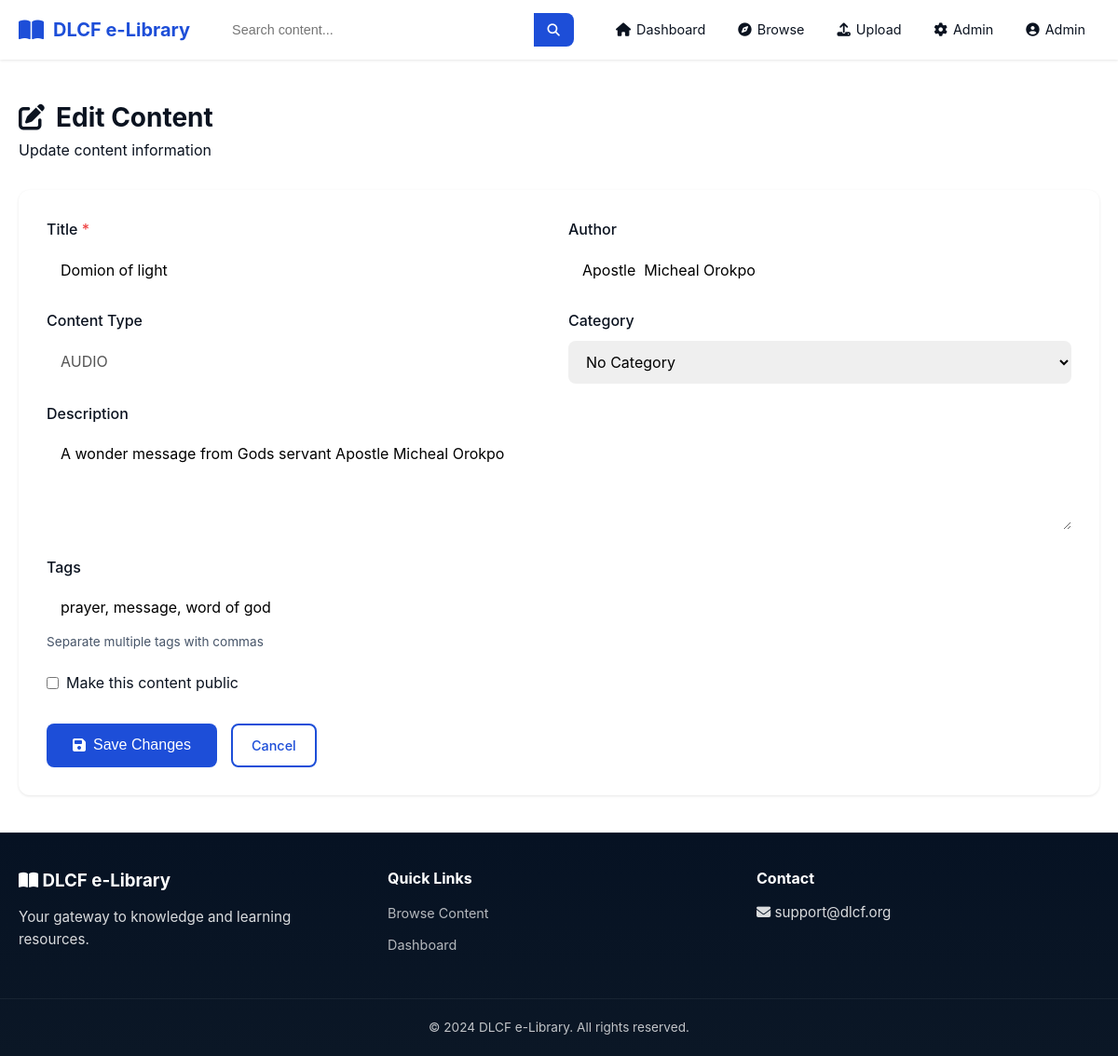
Screenshot of /content/edit/2 (signed in) with the database file from the repository.
### models.py (models this page shows, shortened)
class User(UserMixin, db.Model):
    id = db.Column(db.Integer, primary_key=True)
    name = db.Column(db.String(100), nullable=False)
    email = db.Column(db.String(120), unique=True, nullable=False)
    password_hash = db.Column(db.String(255), nullable=False)
    role = db.Column(db.String(20), default='student')
    bio = db.Column(db.Text)
    profile_photo = db.Column(db.String(255))
    created_at = db.Column(db.DateTime, default=datetime.utcnow)
    is_active = db.Column(db.Boolean, default=True)
    contents = db.relationship('Content', backref='uploader', lazy='dynamic')
    activities = db.relationship('ActivityLog', backref='user', lazy='dynamic')
    notifications = db.relationship('Notification', backref='recipient', lazy='dynamic')
    def is_admin(self):
        return self.role == 'admin'
    def can_upload(self):
        return self.role in ['admin', 'teacher']

class Content(db.Model):
    id = db.Column(db.Integer, primary_key=True)
    title = db.Column(db.String(200), nullable=False)
    author = db.Column(db.String(100))
    description = db.Column(db.Text)
    content_type = db.Column(db.String(20), nullable=False)
    file_path = db.Column(db.String(500), nullable=False)
    file_size = db.Column(db.Integer)
    category_id = db.Column(db.Integer, db.ForeignKey('category.id'))
    uploaded_by = db.Column(db.Integer, db.ForeignKey('user.id'), nullable=False)
    is_public = db.Column(db.Boolean, default=True)
    view_count = db.Column(db.Integer, default=0)
    download_count = db.Column(db.Integer, default=0)
    created_at = db.Column(db.DateTime, default=datetime.utcnow)
    updated_at = db.Column(db.DateTime, default=datetime.utcnow, onupdate=datetime.utcnow)
    tags = db.relationship('Tag', secondary=content_tags, lazy='subquery',
                          backref=db.backref('contents', lazy='dynamic'))
    activities = db.relationship('ActivityLog', backref='content', lazy='dynamic')

### routes/content.py (the view, shortened to what this page needs)
@content_bp.route('/edit/<int:content_id>', methods=['GET', 'POST'])
@login_required
@upload_required
def edit(content_id):
    content = Content.query.get_or_404(content_id)
    if content.uploaded_by != current_user.id and not current_user.is_admin():
        flash('You do not have permission to edit this content.', 'error')
        return redirect(url_for('content.view', content_id=content_id))
    categories = Category.query.all()
    current_tags = ', '.join([tag.name for tag in content.tags])
    return render_template('content/edit.html', content=content, categories=categories, current_tags=current_tags)

### routes/content.py (called while the page is built)
def upload_required(f):
    @wraps(f)
    def decorated_function(*args, **kwargs):
        if not current_user.can_upload():
            flash('You do not have permission to upload content.', 'error')
            return redirect(url_for('main.dashboard'))
        return f(*args, **kwargs)
    return decorated_function

### templates/content/edit.html (shortened to what this page needs)
{% extends "base.html" %}
{% block content %}
<div class="page-container">
    <div class="page-header">
        <h1><i class="fas fa-edit"></i> Edit Content</h1>
        <p>Update content information</p>
    </div>
    <div class="upload-page">
        <form method="POST" class="upload-form">
            <div class="form-row">
                <div class="form-group">
                    <label for="title">Title <span class="required">*</span></label>
                    <input type="text" id="title" name="title" value="{{ content.title }}" required>
                </div>
                <div class="form-group">
                    <label for="author">Author</label>
                    <input type="text" id="author" name="author" value="{{ content.author or '' }}">
                </div>
            </div>
            <div class="form-row">
                <div class="form-group">
                    <label>Content Type</label>
                    <input type="text" value="{{ content.content_type.upper() }}" disabled>
                </div>
                <div class="form-group">
                    <label for="category_id">Category</label>
                    <select id="category_id" name="category_id">
                        <option value="">No Category</option>
                    </select>
                </div>
            </div>
            <div class="form-group">
                <label for="description">Description</label>
                <textarea id="description" name="description" rows="4">{{ content.description or '' }}</textarea>
            </div>
            <div class="form-group">
                <label for="tags">Tags</label>
                <input type="text" id="tags" name="tags" value="{{ current_tags }}">
                <small>Separate multiple tags with commas</small>
            </div>
            <div class="form-group checkbox">
                <label>
                    <input type="checkbox" name="is_public" {% if content.is_public %}checked{% endif %}> Make this content public
                </label>
            </div>
            <div class="form-actions">
                <button type="submit" class="btn btn-primary btn-lg">
                    <i class="fas fa-save"></i> Save Changes
                </button>
                <a href="{{ url_for('content.view', content_id=content.id) }}" class="btn btn-outline">Cancel</a>
            </div>
        </form>
    </div>
</div>
{% endblock %}

### templates/base.html (shortened to what this page needs)
<!DOCTYPE html>
<html lang="en">
<head>
    <link rel="stylesheet" href="{{ url_for('static', filename='css/style.css') }}">
    <link rel="stylesheet" href="https://cdnjs.cloudflare.com/ajax/libs/font-awesome/6.4.0/css/all.min.css">
</head>
<body class="{% if request.endpoint == 'main.index' %}landing{% endif %}" data-endpoint="{{ request.endpoint }}">
    <nav class="navbar">
        <div class="nav-container">
            <a href="{{ url_for('main.index') }}" class="nav-logo">
                <i class="fas fa-book-open"></i>
                <span>DLCF e-Library</span>
            </a>
            {% if current_user.is_authenticated %}
            <div class="nav-search">
                <form action="{{ url_for('main.browse') }}" method="GET">
                    <input type="text" name="q" placeholder="Search content..." value="{{ request.args.get('q', '') }}">
                    <button type="submit"><i class="fas fa-search"></i></button>
                </form>
            </div>
            {% endif %}
            <ul class="nav-menu" id="navMenu">
                {% if current_user.is_authenticated %}
                <li><a href="{{ url_for('main.dashboard') }}"><i class="fas fa-home"></i> Dashboard</a></li>
                <li><a href="{{ url_for('main.browse') }}"><i class="fas fa-compass"></i> Browse</a></li>
                {% if current_user.can_upload() %}
                <li><a href="{{ url_for('content.upload') }}"><i class="fas fa-upload"></i> Upload</a></li>
                {% endif %}
                {% if current_user.is_admin() %}
                <li><a href="{{ url_for('admin.dashboard') }}"><i class="fas fa-cog"></i> Admin</a></li>
                {% endif %}
                <li class="nav-dropdown">
                    <a href="#" class="dropdown-toggle">
                        <i class="fas fa-user-circle"></i> {{ current_user.name }}
                    </a>
                </li>
                {% else %}
                <li><a href="{{ url_for('auth.login') }}"><i class="fas fa-sign-in-alt"></i> Login</a></li>
                <li><a href="{{ url_for('auth.register') }}" class="btn-nav">Register</a></li>
                {% endif %}
            </ul>
        </div>
    </nav>
    <main class="main-content">
        {% block content %}{% endblock %}
    </main>
    <footer class="footer">
        <div class="footer-content">
            <div class="footer-section">
                <h3><i class="fas fa-book-open"></i> DLCF e-Library</h3>
                <p>Your gateway to knowledge and learning resources.</p>
            </div>
            <div class="footer-section">
                <h4>Quick Links</h4>
                <ul>
                    <li><a href="{{ url_for('main.browse') }}">Browse Content</a></li>
                    <li><a href="{{ url_for('main.dashboard') }}">Dashboard</a></li>
                </ul>
            </div>
            <div class="footer-section">
                <h4>Contact</h4>
                <p><i class="fas fa-envelope"></i> support@dlcf.org</p>
            </div>
        </div>
        <div class="footer-bottom">
            <p>&copy; 2024 DLCF e-Library. All rights reserved.</p>
        </div>
    </footer>
</body>
</html>

### rows the page displays
User: name "Admin"
Content: title "Domion of light", author "Apostle Micheal Orokpo", content_type "AUDIO", description "A wonder message from Gods servant Apostle Micheal Orokpo"
